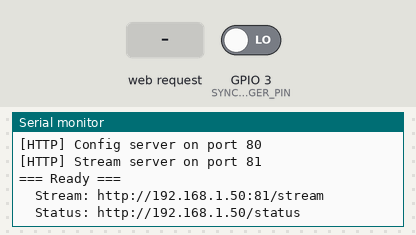
Simulated run of this program. Board: ESP32-S3. On the bench: the last lines printed to the serial monitor. The inputs (shaded band) are chosen by the test bench; at power-on: GPIO 3 (SYNC_TRIGGER_PIN) LOW. WiFi joins after 1.5 s; servers stay silent unless stated; the local clock reads 2024-03-15 10:24:30 at power-on unless the program sets it; the camera gives no picture.

Above: at 4.0 s.
4.1 s: HTTP request GET /config?fps=QVGA received
At 5.1 s:
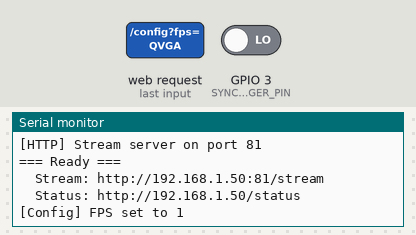
5.6 s: HTTP request GET /config?quality=QVGA received
At 6.2 s:
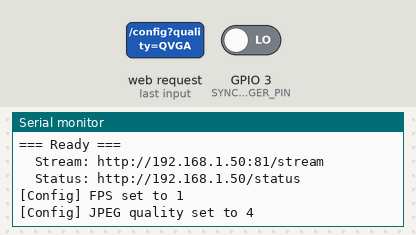
7.1 s: HTTP request GET /config?fps=1&quality=1&resolution=1 received
At 8.3 s:
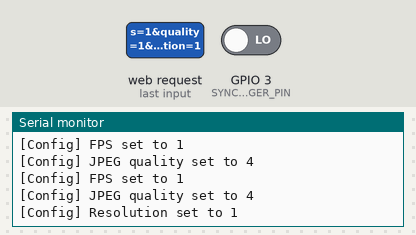
8.6 s: HTTP request GET /stream received
At 9.7 s:
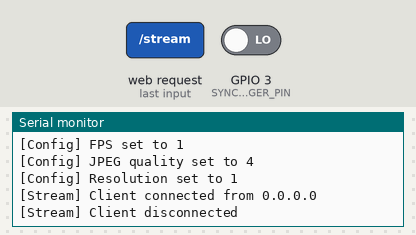

Measured:
- after the input at 4.1 s, the serial monitor: prints a new line at once (image 1)
- after the input at 5.6 s, the serial monitor: prints a new line at once (image 2)
- after the input at 7.1 s, the serial monitor: prints a new line at once (image 3)
- after the input at 8.6 s, the serial monitor: prints a new line at once (image 4)

The program:

main.cpp
```cpp
/**
 * CamEyes - ESP32-S3-CAM Node Firmware
 * =====================================
 * MJPEG 스트리밍 + NTP 동기화 + GPIO 동기화 트리거
 *
 * 하드웨어: ESP32-S3-CAM (N16R8) + OV2640
 *
 * 기능:
 *   1. WiFi 접속 (STA 모드) 또는 AP 모드
 *   2. MJPEG HTTP 스트림 서버 (포트 81)
 *   3. NTP 시간 동기화
 *   4. GPIO 트리거 입력 (동기화 촬영)
 *   5. 설정 REST API (해상도, FPS, 노출 변경)
 */

#include <Arduino.h>
#include <WiFi.h>
#include <WebServer.h>
#include <time.h>
#include "esp_camera.h"

// ============================================================
// 설정 - 배포 시 config.yaml과 일치시키세요
// ============================================================

// WiFi 설정
#define WIFI_MODE_STA       true    // true: 공유기 접속, false: AP 모드
#define WIFI_SSID           "CamEyes_Net"
#define WIFI_PASSWORD       ""
#define WIFI_AP_SSID        "CamEyes_Cam1"
#define WIFI_AP_PASSWORD    "12345678"

// 카메라 설정
#define FRAME_SIZE          FRAMESIZE_VGA   // VGA 640x480
#define JPEG_QUALITY        12              // 1-63 (낮을수록 고화질, 대역폭 증가)
#define FB_COUNT            2               // 프레임 버퍼 수 (PSRAM 사용 시 2)

// NTP 설정
#define NTP_SERVER          "pool.ntp.org"
#define GMT_OFFSET_SEC      32400           // KST = UTC+9 = 32400
#define DAYLIGHT_OFFSET_SEC 0

// GPIO 동기화
#define SYNC_TRIGGER_PIN    3               // 동기화 트리거 입력 핀 (마스터에서 수신)

// 스트림 서버 포트
#define STREAM_PORT         81
#define CONFIG_PORT         80

// ============================================================
// ESP32-S3-CAM (AI-Thinker 호환) 핀 매핑
// 보드에 따라 다를 수 있음 - 실물 확인 후 수정
// ============================================================
#define PWDN_GPIO_NUM     -1
#define RESET_GPIO_NUM    -1
#define XCLK_GPIO_NUM     15
#define SIOD_GPIO_NUM      4
#define SIOC_GPIO_NUM      5

#define Y9_GPIO_NUM       16
#define Y8_GPIO_NUM       17
#define Y7_GPIO_NUM       18
#define Y6_GPIO_NUM       12
#define Y5_GPIO_NUM       10
#define Y4_GPIO_NUM        8
#define Y3_GPIO_NUM        9
#define Y2_GPIO_NUM       11
#define VSYNC_GPIO_NUM     6
#define HREF_GPIO_NUM      7
#define PCLK_GPIO_NUM     13

// ============================================================
// 전역 변수
// ============================================================
WebServer configServer(CONFIG_PORT);
WebServer streamServer(STREAM_PORT);
volatile bool syncTriggered = false;
unsigned long lastFrameTime = 0;
int targetFps = 10;
int frameInterval = 1000 / 10;  // ms

// ============================================================
// 카메라 초기화
// ============================================================
bool initCamera() {
    camera_config_t config;
    config.ledc_channel = LEDC_CHANNEL_0;
    config.ledc_timer = LEDC_TIMER_0;
    config.pin_d0 = Y2_GPIO_NUM;
    config.pin_d1 = Y3_GPIO_NUM;
    config.pin_d2 = Y4_GPIO_NUM;
    config.pin_d3 = Y5_GPIO_NUM;
    config.pin_d4 = Y6_GPIO_NUM;
    config.pin_d5 = Y7_GPIO_NUM;
    config.pin_d6 = Y8_GPIO_NUM;
    config.pin_d7 = Y9_GPIO_NUM;
    config.pin_xclk = XCLK_GPIO_NUM;
    config.pin_pclk = PCLK_GPIO_NUM;
    config.pin_vsync = VSYNC_GPIO_NUM;
    config.pin_href = HREF_GPIO_NUM;
    config.pin_sccb_sda = SIOD_GPIO_NUM;
    config.pin_sccb_scl = SIOC_GPIO_NUM;
    config.pin_pwdn = PWDN_GPIO_NUM;
    config.pin_reset = RESET_GPIO_NUM;
    config.xclk_freq_hz = 20000000;
    config.pixel_format = PIXFORMAT_JPEG;
    config.grab_mode = CAMERA_GRAB_LATEST;

    // PSRAM 사용 시 고해상도 가능
    if (psramFound()) {
        config.frame_size = FRAME_SIZE;
        config.jpeg_quality = JPEG_QUALITY;
        config.fb_count = FB_COUNT;
        Serial.println("[CAM] PSRAM detected, using dual frame buffer");
    } else {
        config.frame_size = FRAMESIZE_QVGA;
        config.jpeg_quality = 20;
        config.fb_count = 1;
        Serial.println("[CAM] WARNING: No PSRAM, falling back to QVGA");
    }

    esp_err_t err = esp_camera_init(&config);
    if (err != ESP_OK) {
        Serial.printf("[CAM] ERROR: Camera init failed (0x%x)\n", err);
        return false;
    }

    // 센서 감지 및 설정
    // NOTE: 이 보드는 OV3660이 기본. OV2640 사용 시 아래 설정 필요
    // (판매 페이지 Description 참고)
    sensor_t *s = esp_camera_sensor_get();
    if (s) {
        // 카메라 센서 모델 확인
        if (s->id.PID == OV2640_PID) {
            Serial.println("[CAM] Sensor: OV2640 detected");
            s->set_pixformat(s, PIXFORMAT_JPEG);  // OV2640은 JPEG 직접 출력
        } else if (s->id.PID == OV3660_PID) {
            Serial.println("[CAM] Sensor: OV3660 detected");
            // OV3660도 JPEG 지원하지만 초기 설정이 다를 수 있음
            s->set_pixformat(s, PIXFORMAT_JPEG);
        } else {
            Serial.printf("[CAM] Sensor: Unknown PID=0x%04X\n", s->id.PID);
        }

        s->set_framesize(s, FRAME_SIZE);
        s->set_quality(s, JPEG_QUALITY);
        s->set_brightness(s, 0);
        s->set_contrast(s, 0);
        s->set_saturation(s, 0);
        // 자동 노출/화이트밸런스 - 캘리브레이션 시 수동으로 전환
        s->set_whitebal(s, 1);
        s->set_awb_gain(s, 1);
        s->set_exposure_ctrl(s, 1);
        s->set_aec2(s, 1);
        s->set_gain_ctrl(s, 1);
    }

    Serial.println("[CAM] Camera initialized OK");
    return true;
}

// ============================================================
// WiFi 초기화
// ============================================================
void initWiFi() {
    if (WIFI_MODE_STA) {
        WiFi.mode(WIFI_STA);
        WiFi.begin(WIFI_SSID, WIFI_PASSWORD);
        Serial.printf("[WiFi] Connecting to %s", WIFI_SSID);

        int retries = 0;
        while (WiFi.status() != WL_CONNECTED && retries < 30) {
            delay(500);
            Serial.print(".");
            retries++;
        }

        if (WiFi.status() == WL_CONNECTED) {
            Serial.printf("\n[WiFi] Connected! IP: %s\n", WiFi.localIP().toString().c_str());
            Serial.printf("[WiFi] RSSI: %d dBm\n", WiFi.RSSI());
        } else {
            Serial.println("\n[WiFi] STA connection failed, starting AP mode");
            WiFi.mode(WIFI_AP);
            WiFi.softAP(WIFI_AP_SSID, WIFI_AP_PASSWORD);
            Serial.printf("[WiFi] AP started: %s, IP: %s\n",
                          WIFI_AP_SSID, WiFi.softAPIP().toString().c_str());
        }
    } else {
        WiFi.mode(WIFI_AP);
        WiFi.softAP(WIFI_AP_SSID, WIFI_AP_PASSWORD);
        Serial.printf("[WiFi] AP started: %s, IP: %s\n",
                      WIFI_AP_SSID, WiFi.softAPIP().toString().c_str());
    }
}

// ============================================================
// NTP 시간 동기화
// ============================================================
void initNTP() {
    configTime(GMT_OFFSET_SEC, DAYLIGHT_OFFSET_SEC, NTP_SERVER);
    Serial.print("[NTP] Synchronizing");
    struct tm timeinfo;
    int retries = 0;
    while (!getLocalTime(&timeinfo) && retries < 10) {
        delay(500);
        Serial.print(".");
        retries++;
    }
    if (retries < 10) {
        Serial.printf("\n[NTP] Time: %04d-%02d-%02d %02d:%02d:%02d\n",
                      timeinfo.tm_year + 1900, timeinfo.tm_mon + 1, timeinfo.tm_mday,
                      timeinfo.tm_hour, timeinfo.tm_min, timeinfo.tm_sec);
    } else {
        Serial.println("\n[NTP] WARNING: Time sync failed");
    }
}

// ============================================================
// MJPEG 스트림 핸들러
// ============================================================
void handleStream() {
    WiFiClient client = streamServer.client();

    String response = "HTTP/1.1 200 OK\r\n"
                      "Content-Type: multipart/x-mixed-replace; boundary=frame\r\n"
                      "Access-Control-Allow-Origin: *\r\n"
                      "\r\n";
    client.print(response);

    Serial.printf("[Stream] Client connected from %s\n",
                  client.remoteIP().toString().c_str());

    while (client.connected()) {
        unsigned long now = millis();
        if (now - lastFrameTime < (unsigned long)frameInterval) {
            delay(1);
            continue;
        }

        camera_fb_t *fb = esp_camera_fb_get();
        if (!fb) {
            Serial.println("[Stream] ERROR: Frame capture failed");
            delay(100);
            continue;
        }

        // 타임스탬프 (마이크로초)
        struct timeval tv;
        gettimeofday(&tv, NULL);
        int64_t timestamp_us = (int64_t)tv.tv_sec * 1000000LL + tv.tv_usec;

        // MJPEG 프레임 전송
        String header = "--frame\r\n"
                        "Content-Type: image/jpeg\r\n"
                        "Content-Length: " + String(fb->len) + "\r\n"
                        "X-Timestamp: " + String(timestamp_us) + "\r\n"
                        "\r\n";

        if (client.write(header.c_str(), header.length()) == 0) {
            esp_camera_fb_return(fb);
            break;
        }
        if (client.write(fb->buf, fb->len) == 0) {
            esp_camera_fb_return(fb);
            break;
        }
        client.print("\r\n");

        esp_camera_fb_return(fb);
        lastFrameTime = now;
    }

    Serial.println("[Stream] Client disconnected");
}

// ============================================================
// 설정 API 핸들러
// ============================================================
void handleStatus() {
    struct timeval tv;
    gettimeofday(&tv, NULL);

    String json = "{";
    json += "\"id\":\"cam_node\",";
    json += "\"chip\":\"ESP32-S3\",";
    json += "\"psram\":" + String(psramFound() ? "true" : "false") + ",";
    json += "\"wifi_rssi\":" + String(WiFi.RSSI()) + ",";
    json += "\"ip\":\"" + WiFi.localIP().toString() + "\",";
    json += "\"fps\":" + String(targetFps) + ",";
    json += "\"timestamp_us\":" + String((int64_t)tv.tv_sec * 1000000LL + tv.tv_usec) + ",";
    json += "\"free_heap\":" + String(ESP.getFreeHeap());
    json += "}";

    configServer.send(200, "application/json", json);
}

void handleSetConfig() {
    if (configServer.hasArg("fps")) {
        targetFps = configServer.arg("fps").toInt();
        targetFps = constrain(targetFps, 1, 30);
        frameInterval = 1000 / targetFps;
        Serial.printf("[Config] FPS set to %d\n", targetFps);
    }

    if (configServer.hasArg("quality")) {
        int q = configServer.arg("quality").toInt();
        q = constrain(q, 4, 63);
        sensor_t *s = esp_camera_sensor_get();
        if (s) s->set_quality(s, q);
        Serial.printf("[Config] JPEG quality set to %d\n", q);
    }

    if (configServer.hasArg("resolution")) {
        String res = configServer.arg("resolution");
        sensor_t *s = esp_camera_sensor_get();
        if (s) {
            if (res == "QVGA") s->set_framesize(s, FRAMESIZE_QVGA);
            else if (res == "VGA") s->set_framesize(s, FRAMESIZE_VGA);
            else if (res == "SVGA") s->set_framesize(s, FRAMESIZE_SVGA);
            else if (res == "XGA") s->set_framesize(s, FRAMESIZE_XGA);
            Serial.printf("[Config] Resolution set to %s\n", res.c_str());
        }
    }

    configServer.send(200, "text/plain", "OK");
}

// ============================================================
// GPIO 동기화 트리거 ISR
// ============================================================
void IRAM_ATTR onSyncTrigger() {
    syncTriggered = true;
}

void initSyncTrigger() {
    pinMode(SYNC_TRIGGER_PIN, INPUT_PULLDOWN);
    attachInterrupt(digitalPinToInterrupt(SYNC_TRIGGER_PIN), onSyncTrigger, RISING);
    Serial.printf("[Sync] Trigger pin %d configured\n", SYNC_TRIGGER_PIN);
}

// ============================================================
// Setup
// ============================================================
void setup() {
    Serial.begin(115200);
    delay(1000);

    Serial.println();
    Serial.println("================================");
    Serial.println("  CamEyes - ESP32-S3-CAM Node");
    Serial.println("================================");
    Serial.printf("  PSRAM: %s\n", psramFound() ? "Yes" : "No");
    Serial.printf("  Free heap: %d bytes\n", ESP.getFreeHeap());

    // 1. 카메라 초기화
    if (!initCamera()) {
        Serial.println("[FATAL] Camera init failed. Restarting...");
        delay(3000);
        ESP.restart();
    }

    // 2. WiFi 접속
    initWiFi();

    // 3. NTP 동기화
    if (WIFI_MODE_STA && WiFi.status() == WL_CONNECTED) {
        initNTP();
    }

    // 4. GPIO 동기화 트리거
    initSyncTrigger();

    // 5. HTTP 서버 시작
    // 설정 API (포트 80)
    configServer.on("/status", handleStatus);
    configServer.on("/config", HTTP_GET, handleSetConfig);
    configServer.begin();
    Serial.printf("[HTTP] Config server on port %d\n", CONFIG_PORT);

    // 스트림 서버 (포트 81)
    streamServer.on("/stream", handleStream);
    streamServer.begin();
    Serial.printf("[HTTP] Stream server on port %d\n", STREAM_PORT);

    Serial.println();
    Serial.println("=== Ready ===");
    Serial.printf("  Stream: http://%s:%d/stream\n",
                  WiFi.localIP().toString().c_str(), STREAM_PORT);
    Serial.printf("  Status: http://%s/status\n",
                  WiFi.localIP().toString().c_str());
    Serial.println();
}

// ============================================================
// Loop
// ============================================================
void loop() {
    configServer.handleClient();
    streamServer.handleClient();

    // 동기화 트리거 처리
    if (syncTriggered) {
        syncTriggered = false;
        // 트리거 시점의 타임스탬프 기록 (향후 프레임 동기화에 사용)
        struct timeval tv;
        gettimeofday(&tv, NULL);
        // TODO: 트리거된 프레임을 별도 버퍼에 저장하거나 플래그 설정
    }

    delay(1);  // Watchdog 방지
}
```
